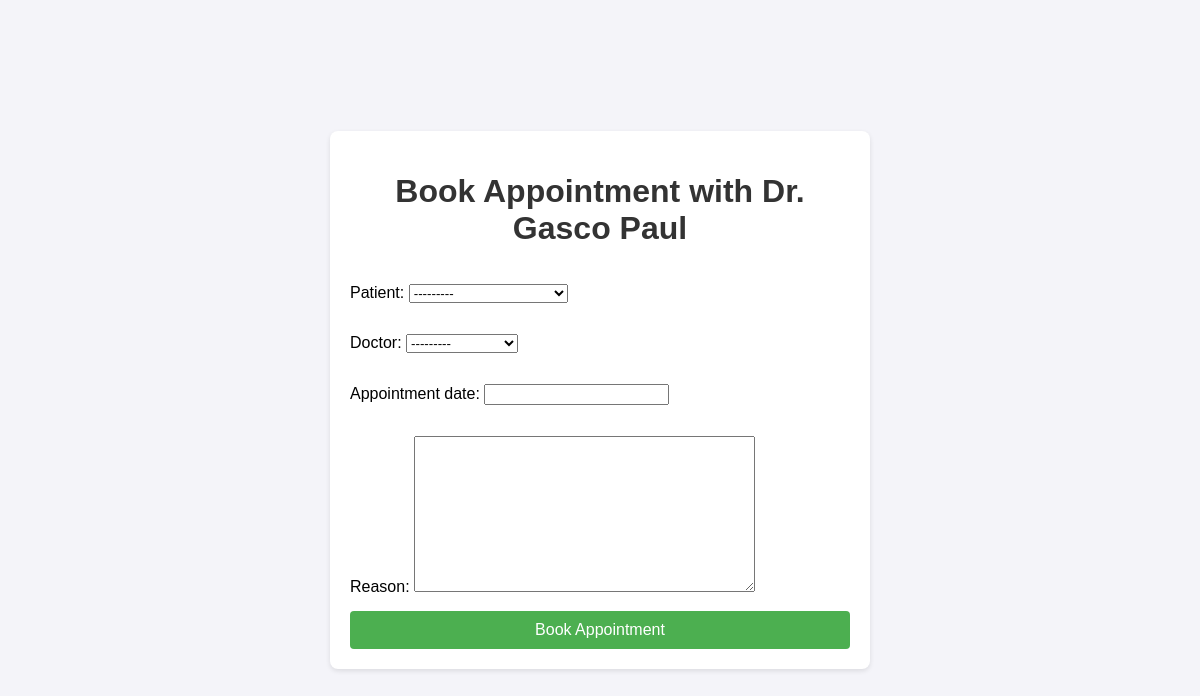
Page /appointment/1/ (signed in) on the earlier database version.
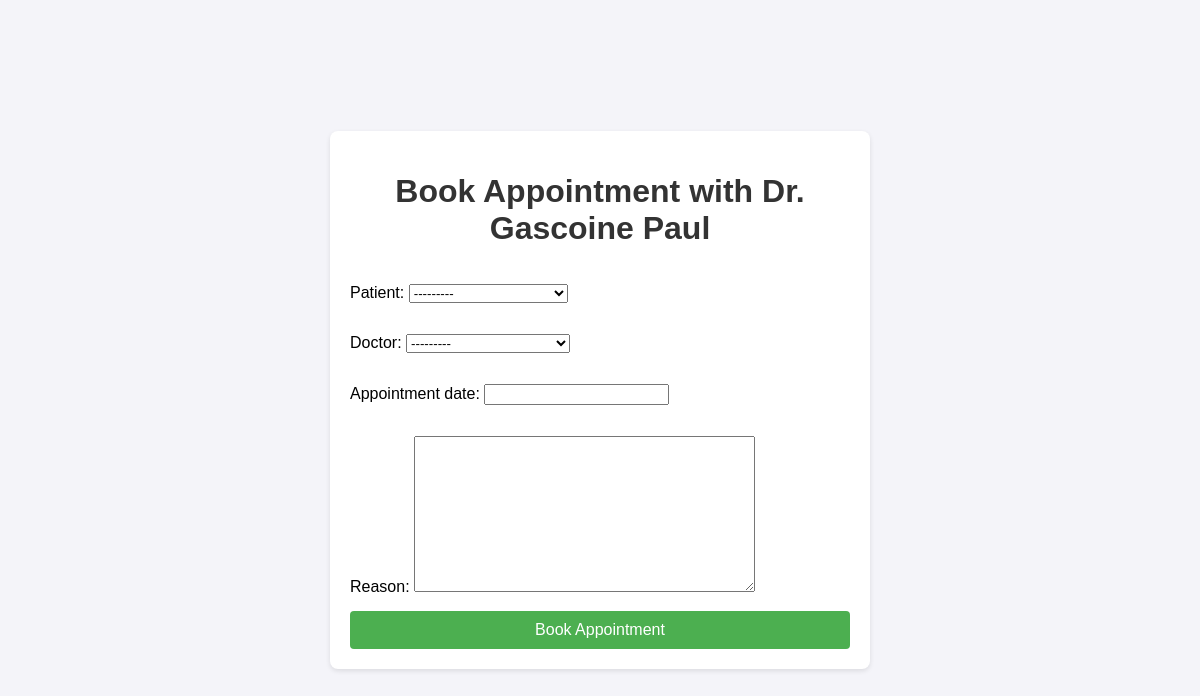
Same page on the later database version.
### core/models.py (models this page shows)
class Doctor(models.Model):
    first_name = models.CharField(max_length=100)
    last_name = models.CharField(max_length=100)
    specialty = models.CharField(max_length=100)
    phone = models.CharField(max_length=15)
    email = models.EmailField(unique=True)
    image = models.ImageField(upload_to='doctor_pics/', blank=True, null=True)  # New image field
    def __str__(self):
        return f"Dr. {self.first_name} {self.last_name}"
    class Meta:
        verbose_name_plural = "Doctors"

### core/views.py (the view)
# urls.py: path('appointment/<int:doctor_id>/', login_required(views.create_appointment), name='create_appointment'),
@login_required  # This decorator ensures the user must be logged in
def create_appointment(request, doctor_id):
    doctor = get_object_or_404(Doctor, id=doctor_id)
    if request.method == "POST":
        form = AppointmentForm(request.POST)
        if form.is_valid():
            appointment = form.save(commit=False)
            appointment.doctor = doctor  # Associate the appointment with the doctor
            appointment.patient = request.user.patient  # Associate the appointment with the logged-in user (if you have a patient-user relation)
            appointment.save()
            return redirect('appointment_detail', appointment_id=appointment.id)
    else:
        form = AppointmentForm()
    return render(request, 'core/create_appointment.html', {'form': form, 'doctor': doctor})

### core/forms.py
class AppointmentForm(forms.ModelForm):
    class Meta:
        model = Appointment
        fields = ['patient', 'doctor', 'appointment_date', 'reason']  # Added doctor field

### core/models.py (called while the page is built)
    def __str__(self):
        return f"{self.first_name} {self.last_name}"

### core/templates/core/create_appointment.html (shortened to what this page needs)
<!DOCTYPE html>
<html lang="en">
<head>
</head>
<body>
    <div class="container">
        <h1>Book Appointment with Dr. {{ doctor.first_name }} {{ doctor.last_name }}</h1>
        <form method="post">
            {{ form.as_p }}
            <button type="submit">Book Appointment</button>
        </form>
    </div>
</body>
</html>

### core/templates/core/create_appointment.html (style rules this page uses)
body { font-family: Arial, sans-serif; background-color: #f4f4f9; margin: 0; padding: 0; display: flex; justify-content: center; align-items: center; height: 100vh; }
.container { background-color: white; padding: 20px; border-radius: 8px; box-shadow: 0 2px 5px rgba(0, 0, 0, 0.1); width: 100%; max-width: 500px; }
h1 { text-align: center; color: #333; }
form { display: flex; flex-direction: column; }
form p { margin-bottom: 15px; }
button { background-color: #4CAF50; color: white; padding: 10px; border: none; border-radius: 4px; cursor: pointer; font-size: 16px; }

Differences in the rows shown:
changed Doctor "Paul": first_name "Gasco" → "Gascoine"
